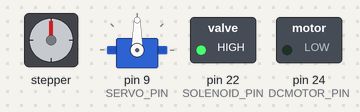
A sketch run on a simulated Arduino Mega 2560, built with avr-gcc and run on an emulated ATmega2560. Shown: stepper motor, servo, switched loads named in the sketch (green lamp = pin HIGH). Wiring (inferred from the names in the program): stepper motor (2048 steps per turn assumed): coils pin 46, pin 48, pin 50, pin 52. Dashed ring = blinking. Pins used as bus, display or sensor lines are not drawn.

Above: at 0.5 s.
Timing chart, 0 to 4.6 s (numbered marks = the images above):
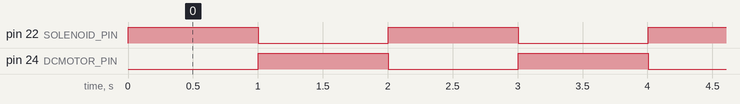

The sketch:

196Mod2.ino
```cpp
#include <Servo.h>

// Stepper motor definitions
#define STEPPER_PIN_1 46
#define STEPPER_PIN_2 48
#define STEPPER_PIN_3 50
#define STEPPER_PIN_4 52

// Servo definitions
Servo myservo;
#define SERVO_PIN 9

// Solenoid definitions
#define SOLENOID_PIN 22

// DC motor definitions (Using a simple on/off control here)
#define DCMOTOR_PIN 24

// Global variables for stepper motor
int step_number = 0;
int step_count = 0;
int step_delay = 2;
bool direction = false;

// Function declarations
void OneStep(bool dir);
void ActivateSolenoid(bool on);
void ControlDCMotor(bool on);

void setup() {
  // Setup for stepper motor
  pinMode(STEPPER_PIN_1, OUTPUT);
  pinMode(STEPPER_PIN_2, OUTPUT);
  pinMode(STEPPER_PIN_3, OUTPUT);
  pinMode(STEPPER_PIN_4, OUTPUT);

  // Setup for servo motor
  myservo.attach(SERVO_PIN);

  // Setup for solenoid
  pinMode(SOLENOID_PIN, OUTPUT);

  // Setup for DC motor
  pinMode(DCMOTOR_PIN, OUTPUT);
}

void loop() {
  // Control stepper motor
  OneStep(direction);
  delay(step_delay);
  step_count++;
  if (step_count > 1000) {
    direction = !direction;
    step_count = 0;
  }

  // Control servo motor
  myservo.write(90); // Set servo to mid-point. Modify as needed for your application.

  // Control solenoid
  ActivateSolenoid(true); // Activate solenoid. Modify as needed for your application.
  delay(1000); // Example delay
  ActivateSolenoid(false);

  // Control DC motor
  ControlDCMotor(true); // Turn on DC motor. Modify as needed for your application.
  delay(1000); // Example delay
  ControlDCMotor(false);
}

void OneStep(bool dir) {
  if (dir) {
    switch (step_number) {
      case 0:
        digitalWrite(STEPPER_PIN_1, HIGH);
        digitalWrite(STEPPER_PIN_2, LOW);
        digitalWrite(STEPPER_PIN_3, LOW);
        digitalWrite(STEPPER_PIN_4, LOW);
        break;
      case 1:
        digitalWrite(STEPPER_PIN_1, LOW);
        digitalWrite(STEPPER_PIN_2, HIGH);
        digitalWrite(STEPPER_PIN_3, LOW);
        digitalWrite(STEPPER_PIN_4, LOW);
        break;
      case 2:
        digitalWrite(STEPPER_PIN_1, LOW);
        digitalWrite(STEPPER_PIN_2, LOW);
        digitalWrite(STEPPER_PIN_3, HIGH);
        digitalWrite(STEPPER_PIN_4, LOW);
        break;
      case 3:
        digitalWrite(STEPPER_PIN_1, LOW);
        digitalWrite(STEPPER_PIN_2, LOW);
        digitalWrite(STEPPER_PIN_3, LOW);
        digitalWrite(STEPPER_PIN_4, HIGH);
        break;
    }
  } else {
    switch (step_number) {
      case 0:
        digitalWrite(STEPPER_PIN_1, LOW);
        digitalWrite(STEPPER_PIN_2, LOW);
        digitalWrite(STEPPER_PIN_3, LOW);
        digitalWrite(STEPPER_PIN_4, HIGH);
        break;
      case 1:
        digitalWrite(STEPPER_PIN_1, LOW);
        digitalWrite(STEPPER_PIN_2, LOW);
        digitalWrite(STEPPER_PIN_3, HIGH);
        digitalWrite(STEPPER_PIN_4, LOW);
        break;
      case 2:
        digitalWrite(STEPPER_PIN_1, LOW);
        digitalWrite(STEPPER_PIN_2, HIGH);
        digitalWrite(STEPPER_PIN_3, LOW);
        digitalWrite(STEPPER_PIN_4, LOW);
        break;
      case 3:
        digitalWrite(STEPPER_PIN_1, HIGH);
        digitalWrite(STEPPER_PIN_2, LOW);
        digitalWrite(STEPPER_PIN_3, LOW);
        digitalWrite(STEPPER_PIN_4, LOW);
        break;
    }
  }

}

void ActivateSolenoid(bool on) {
  digitalWrite(SOLENOID_PIN, on ? HIGH : LOW);
}

void ControlDCMotor(bool on) {
  digitalWrite(DCMOTOR_PIN, on ? HIGH : LOW);
}
```

Measured:
- by itself, pin 22 (SOLENOID_PIN), pin 24 (DCMOTOR_PIN): alternates HIGH for 1.0 s and LOW for 1.0 s
- by itself, everything shown: repeats every 2.0 s, in 3 steps
